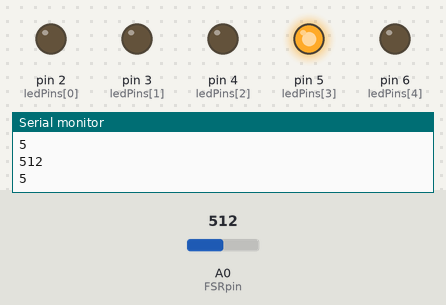
Simulated run of this sketch. Board: Arduino Uno, built with avr-gcc and run on an emulated ATmega328P. On the bench: output pins drawn as LEDs (lit = HIGH), the last lines printed to the serial monitor. The test bench sets the inputs (shaded band); at power-on: A0 (FSRpin) = 512.

Above: at 1.2 s.
1.3 s: A0 (FSRpin) set to 590
2.8 s: A0 (FSRpin) set to 618
At 3.2 s:
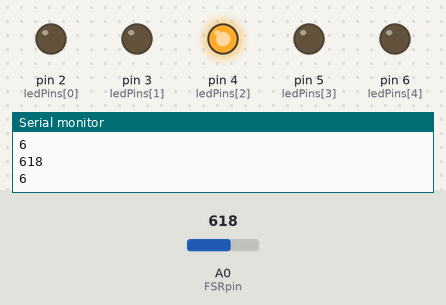
4.3 s: A0 (FSRpin) set to 691
5.8 s: A0 (FSRpin) set to 714
At 7.0 s:
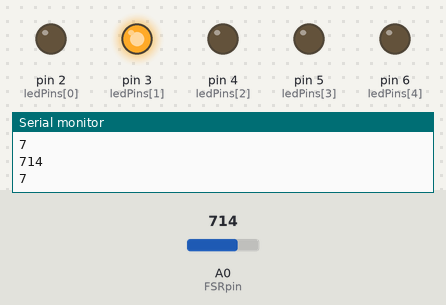
7.3 s: A0 (FSRpin) set to 988
8.8 s: A0 (FSRpin) set to 1013
At 9.9 s:
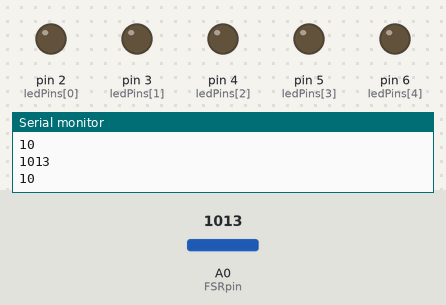
Timing chart, 0 to 11.3 s (numbered marks = the images above; inputs shaded):
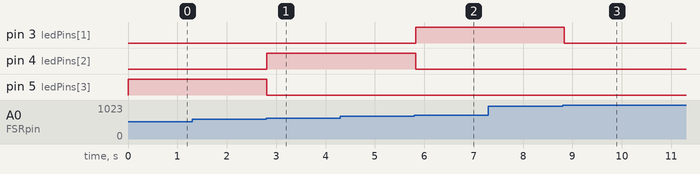

The sketch:

FSR_OnOff_Led2.ino
```cpp
int ledPins[] = {2,3,4,5,6};
int FSRpin = 0;
int Vo;
float Rfsr;

void setup() {
  for(int i = 0; i <= 5; i++)
    pinMode(ledPins[i], OUTPUT);
  Serial.begin(9600);
}

void loop() {
  int n;
  Vo = analogRead(FSRpin);
  Serial.println(Vo);
  n = Vo/100;
  Serial.println(n);
  if(n == 10) {
    for(int i = 0; i <= 5; i++)
      digitalWrite(ledPins[i], LOW);
  } else if(n == 8) {
      for(int i = 0; i <= 5; i++)
        digitalWrite(ledPins[i], LOW);
      digitalWrite(ledPins[0], HIGH);
  } else if(n == 7) {
    for(int i = 0; i <= 5; i++)
      digitalWrite(ledPins[i], LOW);
    digitalWrite(ledPins[1], HIGH);
  } else if(n == 6) {
    for(int i = 0; i <= 5; i++)
      digitalWrite(ledPins[i], LOW);
    digitalWrite(ledPins[2], HIGH);
  } else if(n == 5) {
    for(int i = 0; i <= 5; i++)
      digitalWrite(ledPins[i], LOW);
    digitalWrite(ledPins[3], HIGH);
  } else if(n == 4){
    for(int i = 0; i <= 5; i++)
      digitalWrite(ledPins[i], LOW);
    digitalWrite(ledPins[4], HIGH);
  }
  delay(100);
}
```

Measured:
- the behaviour switches between 599 and 600 on A0 (FSRpin) (found by bisection; images 0 and 1)
- the behaviour switches between 699 and 700 on A0 (FSRpin) (found by bisection; images 1 and 2)
- the behaviour switches between 999 and 1000 on A0 (FSRpin) (found by bisection; images 2 and 3)
- after the input at 2.8 s, pin 4 (ledPins[2]): LOW → HIGH at once; pin 5 (ledPins[3]): HIGH → LOW at once
- after the input at 5.8 s, pin 3 (ledPins[1]): LOW → HIGH at once; pin 4 (ledPins[2]): HIGH → LOW at once
- after the input at 8.8 s, pin 3 (ledPins[1]): HIGH → LOW at once
